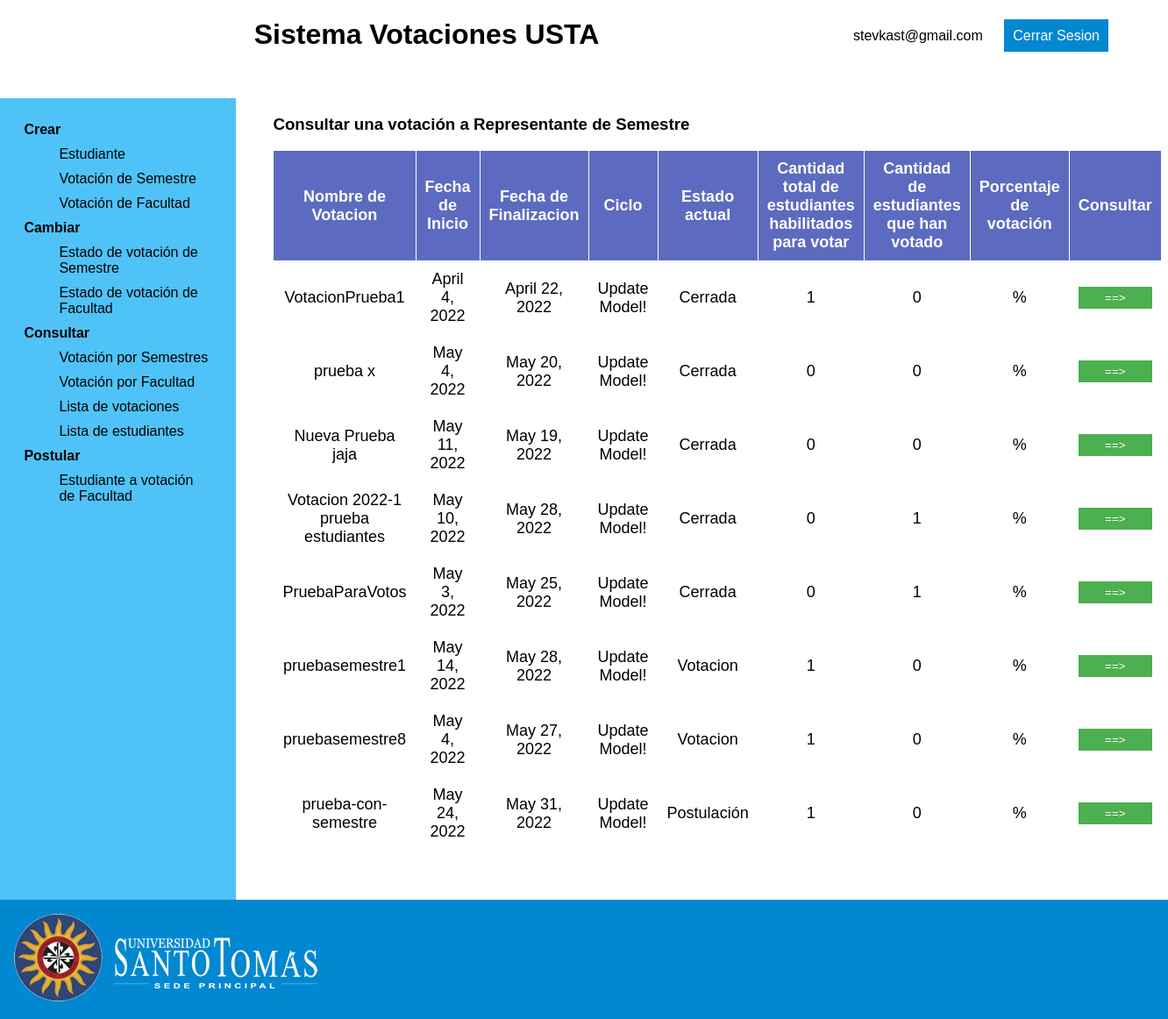
/consultCycleVoting/ (signed in), run on the app's committed database.
### app_votaciones/models.py (models this page shows, shortened)
class Votacion(models.Model):
    nombre = models.CharField(max_length=45)
    semestre = models.IntegerField(null=False,
                                   default=10)
    start_date = models.DateField(
                                auto_now=False,
	                            auto_now_add=False,
    )
    end_date = models.DateField(auto_now=False,
	                            auto_now_add=False,
                                )
    idTipo = models.ForeignKey(TipoVotacion,
                  related_name='votaciones',
                  null=False,
                  on_delete=models.PROTECT)
    idEstado = models.ForeignKey(EstadoVotacion,
                  related_name='votaciones',
                  null=False,
                  on_delete=models.PROTECT)
    idFacultad = models.ForeignKey(Facultad,
                  related_name='votaciones',
                  null=False,
                  on_delete=models.PROTECT)
    class Meta:
        app_label = 'app_votaciones'

### app_votaciones/views.py (the view)
# urls.py: path('consultCycleVoting/', views.consultCycleVoting, name='consultCycleVoting'),
@login_required
def consultCycleVoting(request):
    facultad_id = Decano.objects.get(id=request.user.id).idFacultad_id
    query = Votacion.objects.filter(idTipo_id=1,idFacultad_id=facultad_id)
    lista = list(query.values())
    votaciones = []
    for votacion in lista:
        semestre = votacion['semestre']
        estudiantes = len(Estudiante.objects.filter(idFacultad_id=facultad_id,semestre=semestre))
        candidatos = Candidato.objects.filter(idVotacion_id=votacion['id'])
        votos = 0
        for candidato in candidatos:
            votos = votos + len(Voto.objects.filter(idCandidato_id=candidato.id))
        votaciones.append({'id': votacion['id'], 'nombre': votacion['nombre'], 'semestre': votacion['semestre'], 'start_date': votacion['start_date'], 'end_date': votacion['end_date'], 'idEstado_id': votacion['idEstado_id'],'habilitados':estudiantes,'votos':votos})
    contexto = {"votaciones":votaciones}
    return render(request, 'consultCycleVoting.html', contexto)

### app_votaciones/templates/consultCycleVoting.html (shortened to what this page needs)
{% extends "dean.html" %}
{% load static %}
{% block main %}
<h3>Consultar una votación a Representante de Semestre</h3>
<table>
  <thead>
    <tr>
      <th>Nombre de Votacion</th>
      <th>Fecha de Inicio</th>
      <th>Fecha de Finalizacion</th>
      <th>Ciclo</th>
      <th>Estado actual</th>
      <th>Cantidad total de estudiantes habilitados para votar</th>
      <th>Cantidad de estudiantes que han votado</th>
      <th>Porcentaje de votación</th>
      <th>Consultar</th>
    </tr>
  </thead>
  <tbody>
    {% if votaciones %}
    {% for votacion in votaciones %}
    <tr>
      <td>{{votacion.nombre}}</td>
      <td>{{votacion.start_date}}</td>
      <td>{{votacion.end_date}}</td>
      <td>Update Model!</td>
      {% if votacion.idEstado_id == 1 %}
      <td> Postulación </td>
      {% elif votacion.idEstado_id == 2 %}
      <td> Votacion </td>
      {% else %}
      <td> Cerrada </td>
      {% endif %}
      <td>{{votacion.habilitados }}</td>
      <td>{{votacion.votos }}</td>
      <td>%</td>
      <form action="{% url 'app:listResults' %}" method="post">
        <td><button type="submit" name='id' value={{votacion.id}}>==></button></td>
      </form>
    </tr>
    {% endfor %}
    {% endif %}
  </tbody>
</table>
{% endblock %}

### app_votaciones/templates/dean.html (shortened to what this page needs)
{% load static %}
<!DOCTYPE html>
<html lang="en">
<head>
  <link rel="stylesheet" href="{% static '/css/pages.css' %}" />
</head>
<body>
  <div class="grid-container">
    <div class="header">
      <h1>Sistema Votaciones USTA</h1>
    </div>
    <div class="logOut">
      <span>{{ request.user.email }}</span>
      <a href="{% url 'app:view_logout' %}">Cerrar Sesion</a>
    </div>
    <div class="menu">
      <dl>
        <dt>Crear</dt>
        <dd><a href="/createStudent">Estudiante</a></dd>
        <dd>
          <a href="/createCycleVoting"> Votación de Semestre </a>
        </dd>
        <dd>
          <a href="/createFacultyVoting"> Votación de Facultad </a>
        </dd>
        <dt>Cambiar</dt>
        <dd>
          <a href="/changeCycleVotingStatus">
            Estado de votación de Semestre
          </a>
        </dd>
        <dd>
          <a href="/changeFacultyVotingStatus">
            Estado de votación de Facultad
          </a>
        </dd>
        <dt>Consultar</dt>
        <dd>
          <a href="/consultCycleVoting"> Votación por Semestres </a>
        </dd>
        <dd>
          <a href="/consultFacultyVoting"> Votación por Facultad </a>
        </dd>
        <dd>
          <a href="/consultVotingListDean"> Lista de votaciones</a>
        </dd>
        <dd>
          <a href="/consultFacultyStudentList"> Lista de estudiantes </a>
        </dd>
        <dt>Postular</dt>
        <dd>
          <a href="/placeFacultyStudent">
            Estudiante a votación de Facultad
          </a>
        </dd>
      </dl>
    </div>
    <div class="main">{% block main%}{% endblock %}</div>
    <div class="footer">
      <img id="logoImg" src="{% static '/img/logo_usta_white.webp' %}" alt="logo USTA" />
    </div>
  </div>
</body>
</html>

### app_votaciones/static/css/pages.css (style rules this page uses)
* { font-family: Arial, Helvetica, sans-serif; }
body { padding: 0; margin: 0; width: 100%; }
.header { background: white; margin-bottom: 2em; text-align: center; grid-area: header; }
.logOut { top: 2em; right: 1em; margin: 2em 3em 0 0; background: white; grid-area: logOut; }
.menu { background: #4fc3f7; padding: 10%; text-align: center; grid-area: menu; width: 14em; }
.main { padding-left: 2em; margin: 5%; margin-top: 0; grid-area: main; }
.footer { background: #0288d1; grid-area: footer; }
.grid-container { display: grid; grid-template-areas: "header header header header header logOut" "menu main main main main main" "footer footer footer footer footer footer"; }
dl { text-align: left; margin: 0; padding: 0; }
dt { font-weight: bold; }
dt, dd { padding: 5px; }
a { text-decoration: none; color: #000; }
.logOut a { text-decoration: none; width: 100%; margin: 20px; padding: 10px; border: none; background: #0288d1; color: white; }
#logoImg { margin: 1em; }
table { border-collapse: collapse; border: 3px; }
th { background: #5c6bc0; color: white; font-weight: bold; }
td, th { padding: 10px; border: 1px solid white; text-align: center; font-size: 18px; }
button { width: 100%; margin: 20px 0px 0px 0px; padding: 10px 0px 10px 0px; border: none; background: #0288d1; color: white; }
td > button { background: #4caf50; margin: 0; padding: 5px 0px 5px 0px; }

### data on the page
Votacion: nombre "VotacionPrueba1", start_date "April 4, 2022", end_date "April 22, 2022"
Votacion: nombre "prueba x", start_date "May 4, 2022", end_date "May 20, 2022"
Votacion: nombre "Nueva Prueba jaja", start_date "May 11, 2022", end_date "May 19, 2022"
Votacion: nombre "Votacion 2022-1 prueba estudiantes", start_date "May 10, 2022", end_date "May 28, 2022"
Votacion: nombre "PruebaParaVotos", start_date "May 3, 2022", end_date "May 25, 2022"
Votacion: nombre "pruebasemestre1", start_date "May 14, 2022", end_date "May 28, 2022"
Votacion: nombre "pruebasemestre8", start_date "May 4, 2022", end_date "May 27, 2022"
Votacion: nombre "prueba-con-semestre", start_date "May 24, 2022", end_date "May 31, 2022"

### other printed values
{{ request.user.email }} "stevkast@gmail.com"
{{ votacion.habilitados }} "1" "0" "0" "0" "0" "1" "1" "1"
{{ votacion.votos }} "0" "0" "0" "1" "1" "0" "0" "0"
